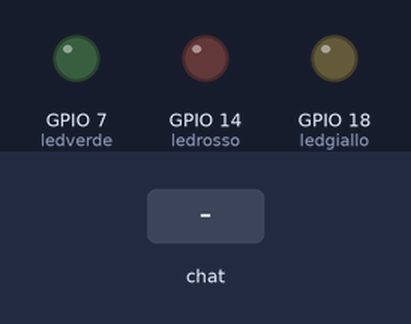
The program below on a simulated Raspberry Pi (BCM pin numbers). Parts: output pins drawn as LEDs (lit = HIGH). The test bench sets the inputs (shaded band).

Above: at 1.2 s.
1.3 s: chat message "1" arrives
At 2.4 s:
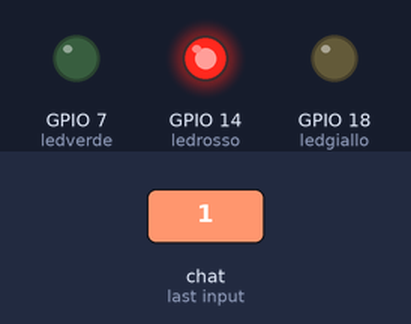
2.8 s: chat message "4" arrives
At 3.6 s:
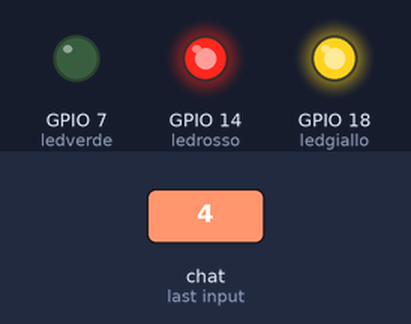
4.3 s: chat message "2" arrives
At 4.7 s:
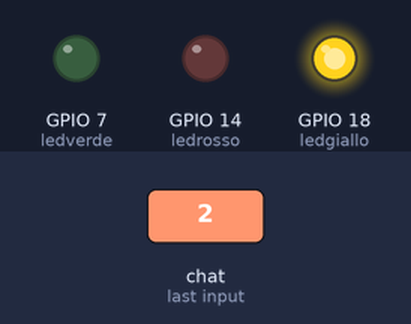
5.8 s: chat message "7" arrives
At 7.0 s:
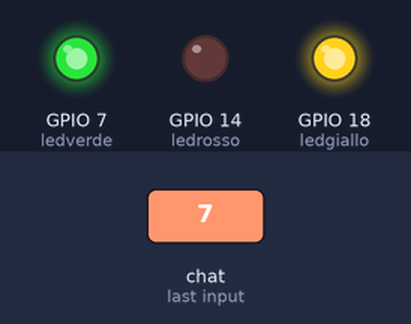
7.3 s: chat message "5" arrives
At 8.2 s:
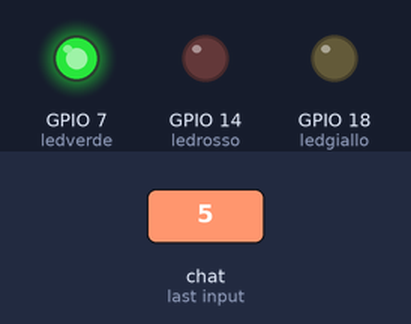
8.8 s: chat message "8" arrives
At 9.4 s:
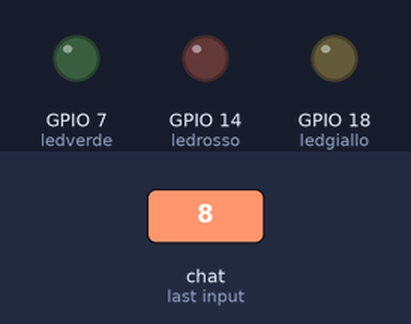
Timing chart, 0 to 11.3 s (numbered marks = the images above; inputs shaded):
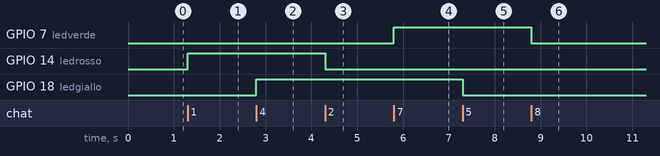

The program:

tripleledtelegram.py
```python
import RPi.GPIO as GPIO
import telepot
import time
from time import sleep

ledrosso = 14
ledgiallo = 18
ledverde = 7

GPIO.setmode(GPIO.BCM)
GPIO.setwarnings(False)

GPIO.setup(ledrosso, GPIO.OUT)
GPIO.setup(ledgiallo, GPIO.OUT)
GPIO.setup(ledverde, GPIO.OUT)

def ledon(pin):
    GPIO.output(pin, GPIO.HIGH)

def ledoff(pin):
    GPIO.output(pin, GPIO.LOW)

def ledstate(pin, chat_id):
    if GPIO.input(pin) == True:
       bot.sendMessage(chat_id, 'il LED è acceso')
    elif GPIO.input(pin) == False:
       bot.sendMessage(chat_id, 'il LED è spento')

def gestisci_messaggio(messaggio):
    chat_id = messaggio['chat']['id']
    testo = messaggio['text']

    if testo == '/start':
       bot.sendMessage (chat_id, '1. Accendi LED Rosso. \n2. Spegni LED Rosso. \n3. Stato LED Rosso. \n4. Accendi LED Giallo. \n5. Spegni LED Giallo. \n6. Stato LED Giallo. \n7. Accendi LED Verde. \n8. Spegni LED Verde. \n9. Stato LED Verde.')
    elif testo == '1':
         ledon(ledrosso)
         bot.sendMessage (chat_id, 'LED Rosso è Acceso')
    elif testo == '2' :
         ledoff(ledrosso)
         bot.sendMessage(chat_id, 'LED Rosso è Spento')
    elif testo == '3':
         ledstate(ledrosso, chat_id)
    elif testo == '4':
         ledon(ledgiallo)
         bot.sendMessage (chat_id, 'LED Giallo è Acceso')
    elif testo == '5':
         ledoff(ledgiallo)
         bot.sendMessage(chat_id, 'LED Giallo è Spento')
    elif testo == '6':
         ledstate(ledgiallo, chat_id)
    elif testo == '7':
         ledon (ledverde)
         bot.sendMessage (chat_id, 'LED Verde è Acceso')
    elif testo == '8':
         ledoff(ledverde)
         bot.sendMessage(chat_id, 'LED Verde è Spento')
    elif testo == '9':
         ledstate(ledverde, chat_id)

bot = telepot.Bot('6041146609:AAEDVHZxIVlRE_uYHpUnK4du640WdKre3oo')
bot.message_loop(gestisci_messaggio)

while True:
    time.sleep(10)
```

Measured:
- after the input at 1.3 s, GPIO 14 (ledrosso): LOW → HIGH at once
- after the input at 2.8 s, GPIO 18 (ledgiallo): LOW → HIGH at once
- after the input at 4.3 s, GPIO 14 (ledrosso): HIGH → LOW at once
- after the input at 5.8 s, GPIO 7 (ledverde): LOW → HIGH at once
- after the input at 7.3 s, GPIO 18 (ledgiallo): HIGH → LOW at once
- after the input at 8.8 s, GPIO 7 (ledverde): HIGH → LOW at once
